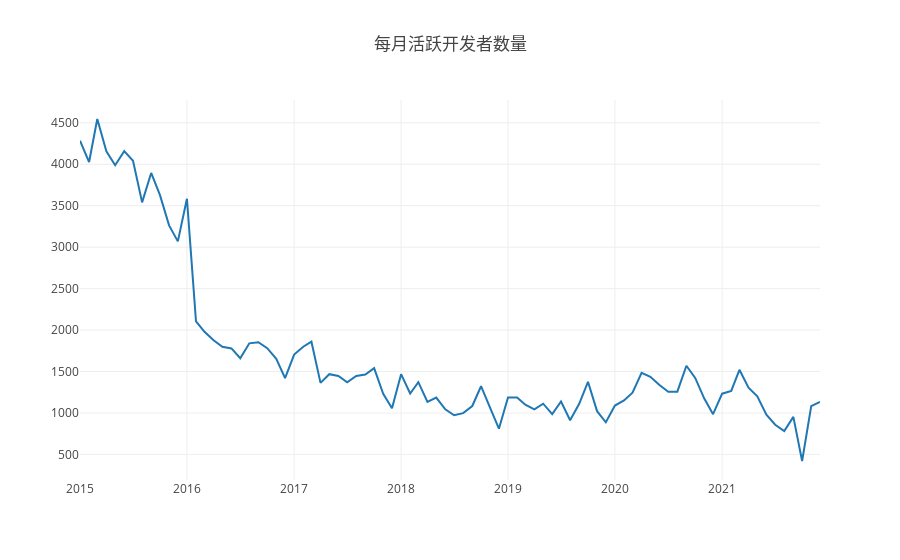

The notebook cell this image was saved under:
### Code cell
var startYear = 2015,
  endYear = 2021;
var years = [];
var repo_id = 1300192;
var query = openDigger.driver.clickhouse.query;
for (var y = startYear; y <= endYear; y++) years.push(y);
console.log('任务4');
Promise.all(
  years.map((year) => {
    return query(`
    select created_at, actor_id
    from github_log.events
    where repo_id=${repo_id}  and toYear (created_at) = ${year}
    `);
  })
).then((data) => {
  var tmp = new Map();
  for (let i = 0; i < data.length; i++) {
    for (let j = 0; j < data[i].length; j++) {
      if (!tmp.has(data[i][j].created_at.slice(0, 7))) {
        tmp.set(data[i][j].created_at.slice(0, 7), [data[i][j].actor_id]);
      } else {
        tmp.set(data[i][j].created_at.slice(0, 7), [
          data[i][j].actor_id,
          ...tmp.get(data[i][j].created_at.slice(0, 7)),
        ]);
      }
    }
  }
  let timeArray = [];
  let countArray = [];
  const tmpPair = {};
  for (let key of tmp) {
    let tmpCount = new Set(key[1]).size;
    tmpPair[key[0]] = tmpCount;
  }
  const ordered = Object.fromEntries(Object.entries(tmpPair).sort()); // sort by date
  for(let key in ordered) {
      timeArray.push(key);
      countArray.push(ordered[key]);
  }
  for (let i = 0; i < timeArray.length; i++) {
    console.log("月份: " + timeArray[i]);
    console.log("当月活跃开发者: " + countArray[i]);
  }
  var data = [
    {
      x: timeArray,
      y: countArray,
      type: "scatter",
    },
  ];
  openDigger.render.plotly(data, { title: "每月活跃开发者数量" });
});

### Figure 1 — Plotly figure (JSON) as saved in the notebook; plotly's stock layout.template omitted (floating-point values rounded to 4 significant figures)
{"data": [{"type": "scatter", "x": ["2015-01", "2015-02", "2015-03", "2015-04", "2015-05", "2015-06", "2015-07", "2015-08", "2015-09", "2015-10", "2015-11", "2015-12", "2016-01", "2016-02", "2016-03", "2016-04", "2016-05", "2016-06", "2016-07", "2016-08", "2016-09", "2016-10", "2016-11", "2016-12", "2017-01", "2017-02", "2017-03", "2017-04", "2017-05", "2017-06", "2017-07", "2017-08", "2017-09", "2017-10", "2017-11", "2017-12", "2018-01", "2018-02", "2018-03", "2018-04", "2018-05", "2018-06", "2018-07", "2018-08", "2018-09", "2018-10", "2018-11", "2018-12", "2019-01", "2019-02", "2019-03", "2019-04", "2019-05", "2019-06", "2019-07", "2019-08", "2019-09", "2019-10", "2019-11", "2019-12", "2020-01", "2020-02", "2020-03", "2020-04", "2020-05", "2020-06", "2020-07", "2020-08", "2020-09", "2020-10", "2020-11", "2020-12", "2021-01", "2021-02", "2021-03", "2021-04", "2021-05", "2021-06", "2021-07", "2021-08", "2021-09", "2021-10", "2021-11", "2021-12"], "y": [4284, 4027, 4546, 4157, 3988, 4158, 4043, 3540, 3895, 3628, 3263, 3070, 3584, 2104, 1979, 1878, 1799, 1779, 1660, 1840, 1853, 1782, 1653, 1421, 1705, 1799, 1860, 1363, 1468, 1446, 1371, 1447, 1465, 1541, 1232, 1056, 1468, 1235, 1372, 1134, 1186, 1045, 973, 998, 1084, 1323, 1062, 811, 1188, 1186, 1100, 1044, 1112, 987, 1138, 913, 1111, 1376, 1022, 888, 1090, 1151, 1244, 1485, 1437, 1337, 1255, 1257, 1570, 1423, 1174, 986, 1233, 1267, 1521, 1306, 1201, 980, 859, 781, 953, 421, 1083, 1135]}], "layout": {"autosize": true, "title": {"text": "每月活跃开发者数量"}, "xaxis": {"autorange": true, "range": ["2015-01-01", "2021-12-01"], "type": "date"}, "yaxis": {"autorange": true, "range": [191.8, 4775.0], "type": "linear"}}}
